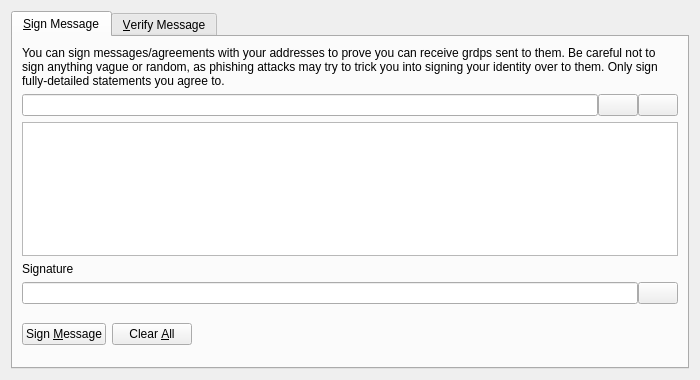
<?xml version="1.0" encoding="UTF-8"?>
<ui version="4.0">
 <class>SignVerifyMessageDialog</class>
 <widget class="QDialog" name="SignVerifyMessageDialog">
  <property name="geometry">
   <rect>
    <x>0</x>
    <y>0</y>
    <width>700</width>
    <height>380</height>
   </rect>
  </property>
  <property name="windowTitle">
   <string>Signatures - Sign / Verify a Message</string>
  </property>
  <property name="modal">
   <bool>true</bool>
  </property>
  <layout class="QVBoxLayout" name="verticalLayout">
   <item>
    <widget class="QTabWidget" name="tabWidget">
     <property name="currentIndex">
      <number>0</number>
     </property>
     <widget class="QWidget" name="tabSignMessage">
      <attribute name="title">
       <string>&amp;Sign Message</string>
      </attribute>
      <layout class="QVBoxLayout" name="verticalLayout_SM">
       <item>
        <widget class="QLabel" name="infoLabel_SM">
         <property name="text">
          <string>You can sign messages/agreements with your addresses to prove you can receive grdps sent to them. Be careful not to sign anything vague or random, as phishing attacks may try to trick you into signing your identity over to them. Only sign fully-detailed statements you agree to.</string>
         </property>
         <property name="textFormat">
          <enum>Qt::PlainText</enum>
         </property>
         <property name="wordWrap">
          <bool>true</bool>
         </property>
        </widget>
       </item>
       <item>
        <layout class="QHBoxLayout" name="horizontalLayout_1_SM">
         <property name="spacing">
          <number>0</number>
         </property>
         <item>
          <widget class="QValidatedLineEdit" name="addressIn_SM">
           <property name="toolTip">
            <string>The Groundpluscoin address to sign the message with</string>
           </property>
          </widget>
         </item>
         <item>
          <widget class="QPushButton" name="addressBookButton_SM">
           <property name="toolTip">
            <string>Choose previously used address</string>
           </property>
           <property name="text">
            <string/>
           </property>
           <property name="icon">
            <iconset resource="../bitcoin.qrc">
             <normaloff>:/icons/address-book</normaloff>:/icons/address-book</iconset>
           </property>
           <property name="shortcut">
            <string>Alt+A</string>
           </property>
           <property name="autoDefault">
            <bool>false</bool>
           </property>
          </widget>
         </item>
         <item>
          <widget class="QPushButton" name="pasteButton_SM">
           <property name="toolTip">
            <string>Paste address from clipboard</string>
           </property>
           <property name="text">
            <string/>
           </property>
           <property name="icon">
            <iconset resource="../bitcoin.qrc">
             <normaloff>:/icons/editpaste</normaloff>:/icons/editpaste</iconset>
           </property>
           <property name="shortcut">
            <string>Alt+P</string>
           </property>
           <property name="autoDefault">
            <bool>false</bool>
           </property>
          </widget>
         </item>
        </layout>
       </item>
       <item>
        <widget class="QPlainTextEdit" name="messageIn_SM">
         <property name="toolTip">
          <string>Enter the message you want to sign here</string>
         </property>
        </widget>
       </item>
       <item>
        <widget class="QLabel" name="signatureLabel_SM">
         <property name="text">
          <string>Signature</string>
         </property>
         <property name="textFormat">
          <enum>Qt::PlainText</enum>
         </property>
        </widget>
       </item>
       <item>
        <layout class="QHBoxLayout" name="horizontalLayout_2_SM">
         <property name="spacing">
          <number>0</number>
         </property>
         <item>
          <widget class="QLineEdit" name="signatureOut_SM">
           <property name="font">
            <font>
             <italic>true</italic>
            </font>
           </property>
           <property name="readOnly">
            <bool>true</bool>
           </property>
          </widget>
         </item>
         <item>
          <widget class="QPushButton" name="copySignatureButton_SM">
           <property name="toolTip">
            <string>Copy the current signature to the system clipboard</string>
           </property>
           <property name="text">
            <string/>
           </property>
           <property name="icon">
            <iconset resource="../bitcoin.qrc">
             <normaloff>:/icons/editcopy</normaloff>:/icons/editcopy</iconset>
           </property>
           <property name="autoDefault">
            <bool>false</bool>
           </property>
          </widget>
         </item>
        </layout>
       </item>
       <item>
        <layout class="QHBoxLayout" name="horizontalLayout_3_SM">
         <item>
          <widget class="QPushButton" name="signMessageButton_SM">
           <property name="toolTip">
            <string>Sign the message to prove you own this Groundpluscoin address</string>
           </property>
           <property name="text">
            <string>Sign &amp;Message</string>
           </property>
           <property name="icon">
            <iconset resource="../bitcoin.qrc">
             <normaloff>:/icons/edit</normaloff>:/icons/edit</iconset>
           </property>
           <property name="autoDefault">
            <bool>false</bool>
           </property>
          </widget>
         </item>
         <item>
          <widget class="QPushButton" name="clearButton_SM">
           <property name="toolTip">
            <string>Reset all sign message fields</string>
           </property>
           <property name="text">
            <string>Clear &amp;All</string>
           </property>
           <property name="icon">
            <iconset resource="../bitcoin.qrc">
             <normaloff>:/icons/remove</normaloff>:/icons/remove</iconset>
           </property>
           <property name="autoDefault">
            <bool>false</bool>
           </property>
          </widget>
         </item>
         <item>
          <spacer name="horizontalSpacer_1_SM">
           <property name="orientation">
            <enum>Qt::Horizontal</enum>
           </property>
           <property name="sizeHint" stdset="0">
            <size>
             <width>40</width>
             <height>48</height>
            </size>
           </property>
          </spacer>
         </item>
         <item>
          <widget class="QLabel" name="statusLabel_SM">
           <property name="font">
            <font>
             <weight>75</weight>
             <bold>true</bold>
            </font>
           </property>
           <property name="text">
            <string/>
           </property>
           <property name="wordWrap">
            <bool>true</bool>
           </property>
          </widget>
         </item>
         <item>
          <spacer name="horizontalSpacer_2_SM">
           <property name="orientation">
            <enum>Qt::Horizontal</enum>
           </property>
           <property name="sizeHint" stdset="0">
            <size>
             <width>40</width>
             <height>48</height>
            </size>
           </property>
          </spacer>
         </item>
        </layout>
       </item>
      </layout>
     </widget>
     <widget class="QWidget" name="tabVerifyMessage">
      <attribute name="title">
       <string>&amp;Verify Message</string>
      </attribute>
      <layout class="QVBoxLayout" name="verticalLayout_VM">
       <item>
        <widget class="QLabel" name="infoLabel_VM">
         <property name="text">
          <string>Enter the receiver's address, message (ensure you copy line breaks, spaces, tabs, etc. exactly) and signature below to verify the message. Be careful not to read more into the signature than what is in the signed message itself, to avoid being tricked by a man-in-the-middle attack. Note that this only proves the signing party receives with the address, it cannot prove sendership of any transaction!</string>
         </property>
         <property name="textFormat">
          <enum>Qt::PlainText</enum>
         </property>
         <property name="alignment">
          <set>Qt::AlignLeading|Qt::AlignLeft|Qt::AlignTop</set>
         </property>
         <property name="wordWrap">
          <bool>true</bool>
         </property>
        </widget>
       </item>
       <item>
        <layout class="QHBoxLayout" name="horizontalLayout_1_VM">
         <property name="spacing">
          <number>0</number>
         </property>
         <item>
          <widget class="QValidatedLineEdit" name="addressIn_VM">
           <property name="toolTip">
            <string>The Groundpluscoin address the message was signed with</string>
           </property>
          </widget>
         </item>
         <item>
          <widget class="QPushButton" name="addressBookButton_VM">
           <property name="toolTip">
            <string>Choose previously used address</string>
           </property>
           <property name="text">
            <string/>
           </property>
           <property name="icon">
            <iconset resource="../bitcoin.qrc">
             <normaloff>:/icons/address-book</normaloff>:/icons/address-book</iconset>
           </property>
           <property name="shortcut">
            <string>Alt+A</string>
           </property>
           <property name="autoDefault">
            <bool>false</bool>
           </property>
          </widget>
         </item>
        </layout>
       </item>
       <item>
        <widget class="QPlainTextEdit" name="messageIn_VM"/>
       </item>
       <item>
        <widget class="QValidatedLineEdit" name="signatureIn_VM"/>
       </item>
       <item>
        <layout class="QHBoxLayout" name="horizontalLayout_2_VM">
         <item>
          <widget class="QPushButton" name="verifyMessageButton_VM">
           <property name="toolTip">
            <string>Verify the message to ensure it was signed with the specified Groundpluscoin address</string>
           </property>
           <property name="text">
            <string>Verify &amp;Message</string>
           </property>
           <property name="icon">
            <iconset resource="../bitcoin.qrc">
             <normaloff>:/icons/transaction_0</normaloff>:/icons/transaction_0</iconset>
           </property>
           <property name="autoDefault">
            <bool>false</bool>
           </property>
          </widget>
         </item>
         <item>
          <widget class="QPushButton" name="clearButton_VM">
           <property name="toolTip">
            <string>Reset all verify message fields</string>
           </property>
           <property name="text">
            <string>Clear &amp;All</string>
           </property>
           <property name="icon">
            <iconset resource="../bitcoin.qrc">
             <normaloff>:/icons/remove</normaloff>:/icons/remove</iconset>
           </property>
           <property name="autoDefault">
            <bool>false</bool>
           </property>
          </widget>
         </item>
         <item>
          <spacer name="horizontalSpacer_1_VM">
           <property name="orientation">
            <enum>Qt::Horizontal</enum>
           </property>
           <property name="sizeHint" stdset="0">
            <size>
             <width>40</width>
             <height>48</height>
            </size>
           </property>
          </spacer>
         </item>
         <item>
          <widget class="QLabel" name="statusLabel_VM">
           <property name="font">
            <font>
             <weight>75</weight>
             <bold>true</bold>
            </font>
           </property>
           <property name="text">
            <string/>
           </property>
           <property name="wordWrap">
            <bool>true</bool>
           </property>
          </widget>
         </item>
         <item>
          <spacer name="horizontalSpacer_2_VM">
           <property name="orientation">
            <enum>Qt::Horizontal</enum>
           </property>
           <property name="sizeHint" stdset="0">
            <size>
             <width>40</width>
             <height>48</height>
            </size>
           </property>
          </spacer>
         </item>
        </layout>
       </item>
      </layout>
     </widget>
    </widget>
   </item>
  </layout>
 </widget>
 <customwidgets>
  <customwidget>
   <class>QValidatedLineEdit</class>
   <extends>QLineEdit</extends>
   <header>qvalidatedlineedit.h</header>
  </customwidget>
 </customwidgets>
 <resources>
  <include location="../bitcoin.qrc"/>
 </resources>
 <connections/>
</ui>
